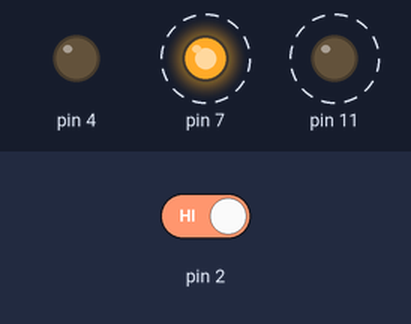
Bench run of a sketch on a simulated Arduino Uno, built with avr-gcc and run on an emulated ATmega328P. Parts: output pins drawn as LEDs (lit = HIGH). Dashed ring = blinking. The test bench sets the inputs (shaded band); at power-on: pin 2 HIGH.

Above: at 1.8 s.
1.9 s: pin 2 driven LOW
At 2.6 s:
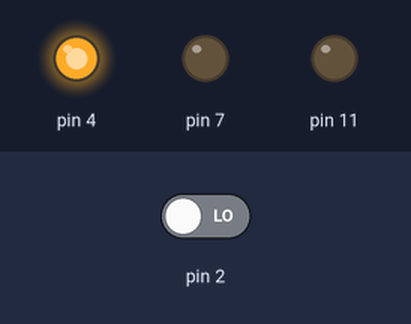
3.5 s: pin 2 driven HIGH
At 3.62 s:
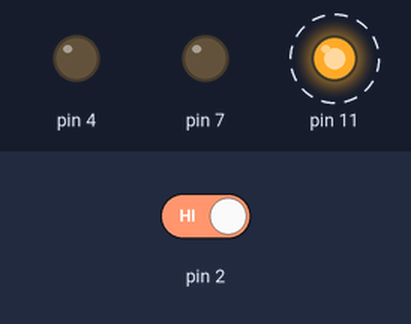
Timing chart, 0 to 12.5 s (numbered marks = the images above; inputs shaded):
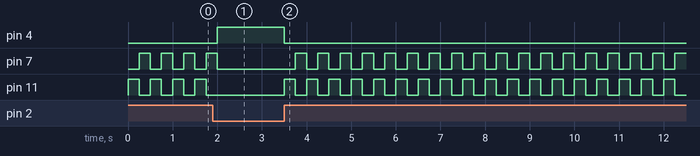

The sketch:

ASK_Project_2.ino
```cpp
/**
 * Project 2: Space ship interface
 * in this project we are making something called a spaceship interface which is when you
 * press the switch on the breadboard a series of LED's will turn on in a certain pattern.
 * this project introduces you to inputs and outputs of an arduino.
 *
 * @Author Antonio Jimenez
 * @Version 1 (5/2/2020)
 */

int switchState = 0;

/**
 * this is the setup of the program. all it contains is the the setup of the pins.
 * pinMode is a function that takes the pin number and labels it as either an input or output.
 * something that takes in voltage signals or something that gives out voltage signals.
 */
void setup() {
  pinMode(4, OUTPUT);
  pinMode(7,  OUTPUT);
  pinMode(11,  OUTPUT);
  pinMode(2,  INPUT);
}

/**
 * this is the loop section of the program what this does is that it reads the pin input and
 * makes a decision based of the conditional statments if(switchState == LOW) then turn on the
 * following LEDS that are connected to these pins. else turn on the LED's in this arrangement
 * instead.
 */
void loop() {
  // this means read the the pin and return if its HIGH or LOW then
  // place it in switchState
  switchState = digitalRead(2);

  if(switchState == LOW){
    digitalWrite(4, HIGH);
    digitalWrite(7, LOW);
    digitalWrite(11, LOW);
  }
  else{
    digitalWrite(4, LOW);
    digitalWrite(7, LOW);
    digitalWrite(11,HIGH);

    delay(250);  // delay means pause the program for a certain amount of time.

    digitalWrite(4, LOW);
    digitalWrite(7, HIGH);
    digitalWrite(11,LOW);

    delay(250);
  }

}
```

Measured:
- after the input at 1.9 s, pin 4: LOW → HIGH after 0.10 s; pin 7: goes on until 2.0 s, then stays LOW; pin 11: stops changing and stays LOW
- after the input at 3.5 s, pin 4: HIGH → LOW at once; pin 7: alternates HIGH for 0.25 s and LOW for 0.25 s, starting after 0.25 s; pin 11: alternates HIGH for 0.25 s and LOW for 0.25 s, starting at once
- by itself, pin 7, pin 11: alternates HIGH for 0.25 s and LOW for 0.25 s
